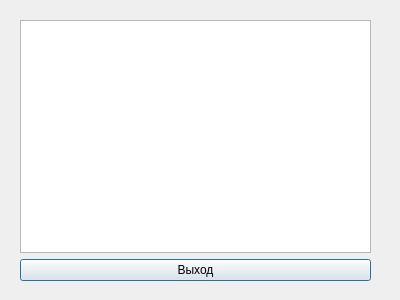
<?xml version="1.0" encoding="UTF-8"?>
<ui version="4.0">
 <class>Dialog</class>
 <widget class="QDialog" name="Dialog">
  <property name="geometry">
   <rect>
    <x>0</x>
    <y>0</y>
    <width>400</width>
    <height>300</height>
   </rect>
  </property>
  <property name="windowTitle">
   <string>Выведение</string>
  </property>
  <widget class="QWidget" name="">
   <property name="geometry">
    <rect>
     <x>20</x>
     <y>20</y>
     <width>351</width>
     <height>261</height>
    </rect>
   </property>
   <layout class="QVBoxLayout" name="verticalLayout">
    <item>
     <widget class="QTextEdit" name="PrintEdit"/>
    </item>
    <item>
     <widget class="QPushButton" name="ExitButton">
      <property name="text">
       <string>Выход</string>
      </property>
     </widget>
    </item>
   </layout>
  </widget>
 </widget>
 <resources/>
 <connections/>
</ui>
